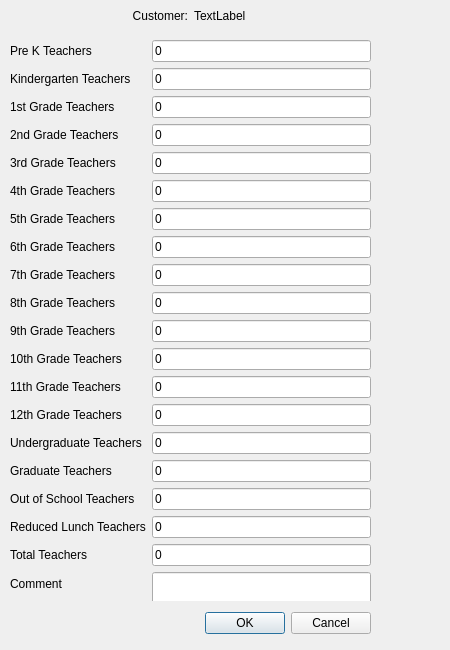
<?xml version="1.0" encoding="UTF-8"?>
<ui version="4.0">
 <class>Impact_Teacher</class>
 <widget class="QDialog" name="Impact_Teacher">
  <property name="windowModality">
   <enum>Qt::WindowModal</enum>
  </property>
  <property name="geometry">
   <rect>
    <x>0</x>
    <y>0</y>
    <width>450</width>
    <height>650</height>
   </rect>
  </property>
  <property name="sizePolicy">
   <sizepolicy hsizetype="Fixed" vsizetype="Fixed">
    <horstretch>0</horstretch>
    <verstretch>0</verstretch>
   </sizepolicy>
  </property>
  <property name="minimumSize">
   <size>
    <width>450</width>
    <height>650</height>
   </size>
  </property>
  <property name="maximumSize">
   <size>
    <width>450</width>
    <height>650</height>
   </size>
  </property>
  <property name="windowTitle">
   <string>Add/Edit Teacher Impact Numbers</string>
  </property>
  <widget class="QWidget" name="layoutWidget">
   <property name="geometry">
    <rect>
     <x>10</x>
     <y>610</y>
     <width>361</width>
     <height>27</height>
    </rect>
   </property>
   <layout class="QHBoxLayout" name="horizontalLayout">
    <item>
     <spacer name="horizontalSpacer">
      <property name="orientation">
       <enum>Qt::Horizontal</enum>
      </property>
      <property name="sizeHint" stdset="0">
       <size>
        <width>40</width>
        <height>20</height>
       </size>
      </property>
     </spacer>
    </item>
    <item>
     <widget class="QPushButton" name="_btnOK">
      <property name="enabled">
       <bool>true</bool>
      </property>
      <property name="text">
       <string>OK</string>
      </property>
     </widget>
    </item>
    <item>
     <widget class="QPushButton" name="_btnCancel">
      <property name="text">
       <string>Cancel</string>
      </property>
     </widget>
    </item>
   </layout>
  </widget>
  <widget class="QWidget" name="gridLayoutWidget_3">
   <property name="geometry">
    <rect>
     <x>10</x>
     <y>0</y>
     <width>361</width>
     <height>31</height>
    </rect>
   </property>
   <layout class="QGridLayout" name="gridLayout_3">
    <item row="0" column="0">
     <widget class="QLabel" name="label">
      <property name="text">
       <string>Customer:</string>
      </property>
      <property name="alignment">
       <set>Qt::AlignRight|Qt::AlignTrailing|Qt::AlignVCenter</set>
      </property>
     </widget>
    </item>
    <item row="0" column="2">
     <widget class="QLabel" name="_lblCustomer">
      <property name="text">
       <string>TextLabel</string>
      </property>
     </widget>
    </item>
   </layout>
  </widget>
  <widget class="QWidget" name="formLayoutWidget">
   <property name="geometry">
    <rect>
     <x>10</x>
     <y>40</y>
     <width>361</width>
     <height>561</height>
    </rect>
   </property>
   <layout class="QFormLayout" name="formLayout">
    <property name="fieldGrowthPolicy">
     <enum>QFormLayout::AllNonFixedFieldsGrow</enum>
    </property>
    <item row="0" column="0">
     <widget class="QLabel" name="preKStudentsLabel">
      <property name="text">
       <string>Pre K Teachers</string>
      </property>
     </widget>
    </item>
    <item row="0" column="1">
     <widget class="QLineEdit" name="preKStudentsLineEdit">
      <property name="inputMethodHints">
       <set>Qt::ImhDigitsOnly|Qt::ImhPreferNumbers</set>
      </property>
      <property name="inputMask">
       <string>00009; </string>
      </property>
      <property name="text">
       <string>0</string>
      </property>
      <property name="maxLength">
       <number>5</number>
      </property>
      <property name="cursorPosition">
       <number>1</number>
      </property>
     </widget>
    </item>
    <item row="1" column="0">
     <widget class="QLabel" name="kindergartenStudentsLabel">
      <property name="text">
       <string>Kindergarten Teachers</string>
      </property>
     </widget>
    </item>
    <item row="1" column="1">
     <widget class="QLineEdit" name="kindergartenStudentsLineEdit">
      <property name="inputMethodHints">
       <set>Qt::ImhDigitsOnly|Qt::ImhPreferNumbers</set>
      </property>
      <property name="inputMask">
       <string>00009; </string>
      </property>
      <property name="text">
       <string>0</string>
      </property>
      <property name="maxLength">
       <number>5</number>
      </property>
      <property name="cursorPosition">
       <number>1</number>
      </property>
     </widget>
    </item>
    <item row="2" column="0">
     <widget class="QLabel" name="1stGradeStudentsLabel">
      <property name="text">
       <string>1st Grade Teachers</string>
      </property>
     </widget>
    </item>
    <item row="2" column="1">
     <widget class="QLineEdit" name="s1stGradeStudentsLineEdit">
      <property name="inputMethodHints">
       <set>Qt::ImhDigitsOnly|Qt::ImhPreferNumbers</set>
      </property>
      <property name="inputMask">
       <string>00009; </string>
      </property>
      <property name="text">
       <string>0</string>
      </property>
      <property name="maxLength">
       <number>5</number>
      </property>
      <property name="cursorPosition">
       <number>1</number>
      </property>
     </widget>
    </item>
    <item row="3" column="0">
     <widget class="QLabel" name="2ndGradeStudentsLabel">
      <property name="text">
       <string>2nd Grade Teachers</string>
      </property>
     </widget>
    </item>
    <item row="3" column="1">
     <widget class="QLineEdit" name="s2ndGradeStudentsLineEdit">
      <property name="inputMethodHints">
       <set>Qt::ImhDigitsOnly|Qt::ImhPreferNumbers</set>
      </property>
      <property name="inputMask">
       <string>00009; </string>
      </property>
      <property name="text">
       <string>0</string>
      </property>
      <property name="maxLength">
       <number>5</number>
      </property>
      <property name="cursorPosition">
       <number>1</number>
      </property>
     </widget>
    </item>
    <item row="4" column="0">
     <widget class="QLabel" name="3rdGradeStudentsLabel">
      <property name="text">
       <string>3rd Grade Teachers</string>
      </property>
     </widget>
    </item>
    <item row="4" column="1">
     <widget class="QLineEdit" name="s3rdGradeStudentsLineEdit">
      <property name="inputMethodHints">
       <set>Qt::ImhDigitsOnly|Qt::ImhPreferNumbers</set>
      </property>
      <property name="inputMask">
       <string>00009; </string>
      </property>
      <property name="text">
       <string>0</string>
      </property>
      <property name="maxLength">
       <number>5</number>
      </property>
      <property name="cursorPosition">
       <number>1</number>
      </property>
     </widget>
    </item>
    <item row="5" column="0">
     <widget class="QLabel" name="4thGradeStudentsLabel">
      <property name="text">
       <string>4th Grade Teachers</string>
      </property>
     </widget>
    </item>
    <item row="5" column="1">
     <widget class="QLineEdit" name="s4thGradeStudentsLineEdit">
      <property name="inputMethodHints">
       <set>Qt::ImhDigitsOnly|Qt::ImhPreferNumbers</set>
      </property>
      <property name="inputMask">
       <string>00009; </string>
      </property>
      <property name="text">
       <string>0</string>
      </property>
      <property name="maxLength">
       <number>5</number>
      </property>
      <property name="cursorPosition">
       <number>1</number>
      </property>
     </widget>
    </item>
    <item row="6" column="0">
     <widget class="QLabel" name="5thGradeStudentsLabel">
      <property name="text">
       <string>5th Grade Teachers</string>
      </property>
     </widget>
    </item>
    <item row="6" column="1">
     <widget class="QLineEdit" name="s5thGradeStudentsLineEdit">
      <property name="inputMethodHints">
       <set>Qt::ImhDigitsOnly|Qt::ImhPreferNumbers</set>
      </property>
      <property name="inputMask">
       <string>00009; </string>
      </property>
      <property name="text">
       <string>0</string>
      </property>
      <property name="maxLength">
       <number>5</number>
      </property>
      <property name="cursorPosition">
       <number>1</number>
      </property>
     </widget>
    </item>
    <item row="7" column="0">
     <widget class="QLabel" name="6thGradeStudentsLabel">
      <property name="text">
       <string>6th Grade Teachers</string>
      </property>
     </widget>
    </item>
    <item row="7" column="1">
     <widget class="QLineEdit" name="s6thGradeStudentsLineEdit">
      <property name="inputMethodHints">
       <set>Qt::ImhDigitsOnly|Qt::ImhPreferNumbers</set>
      </property>
      <property name="inputMask">
       <string>00009; </string>
      </property>
      <property name="text">
       <string>0</string>
      </property>
      <property name="maxLength">
       <number>5</number>
      </property>
      <property name="cursorPosition">
       <number>1</number>
      </property>
     </widget>
    </item>
    <item row="8" column="0">
     <widget class="QLabel" name="7thGradeStudentsLabel">
      <property name="text">
       <string>7th Grade Teachers</string>
      </property>
     </widget>
    </item>
    <item row="8" column="1">
     <widget class="QLineEdit" name="s7thGradeStudentsLineEdit">
      <property name="inputMethodHints">
       <set>Qt::ImhDigitsOnly|Qt::ImhPreferNumbers</set>
      </property>
      <property name="inputMask">
       <string>00009; </string>
      </property>
      <property name="text">
       <string>0</string>
      </property>
      <property name="maxLength">
       <number>5</number>
      </property>
      <property name="cursorPosition">
       <number>1</number>
      </property>
     </widget>
    </item>
    <item row="9" column="0">
     <widget class="QLabel" name="8thGradeStudentsLabel">
      <property name="text">
       <string>8th Grade Teachers</string>
      </property>
     </widget>
    </item>
    <item row="9" column="1">
     <widget class="QLineEdit" name="s8thGradeStudentsLineEdit">
      <property name="inputMethodHints">
       <set>Qt::ImhDigitsOnly|Qt::ImhPreferNumbers</set>
      </property>
      <property name="inputMask">
       <string>00009; </string>
      </property>
      <property name="text">
       <string>0</string>
      </property>
      <property name="maxLength">
       <number>5</number>
      </property>
      <property name="cursorPosition">
       <number>1</number>
      </property>
     </widget>
    </item>
    <item row="10" column="0">
     <widget class="QLabel" name="9thGradeStudentsLabel">
      <property name="text">
       <string>9th Grade Teachers</string>
      </property>
     </widget>
    </item>
    <item row="10" column="1">
     <widget class="QLineEdit" name="s9thGradeStudentsLineEdit">
      <property name="inputMethodHints">
       <set>Qt::ImhDigitsOnly|Qt::ImhPreferNumbers</set>
      </property>
      <property name="inputMask">
       <string>00009; </string>
      </property>
      <property name="text">
       <string>0</string>
      </property>
      <property name="maxLength">
       <number>5</number>
      </property>
      <property name="cursorPosition">
       <number>1</number>
      </property>
     </widget>
    </item>
    <item row="11" column="0">
     <widget class="QLabel" name="10thGradeStudentsLabel">
      <property name="text">
       <string>10th Grade Teachers</string>
      </property>
     </widget>
    </item>
    <item row="11" column="1">
     <widget class="QLineEdit" name="s10thGradeStudentsLineEdit">
      <property name="inputMethodHints">
       <set>Qt::ImhDigitsOnly|Qt::ImhPreferNumbers</set>
      </property>
      <property name="inputMask">
       <string>00009; </string>
      </property>
      <property name="text">
       <string>0</string>
      </property>
      <property name="maxLength">
       <number>5</number>
      </property>
      <property name="cursorPosition">
       <number>1</number>
      </property>
     </widget>
    </item>
    <item row="12" column="0">
     <widget class="QLabel" name="11thGradeStudentsLabel">
      <property name="text">
       <string>11th Grade Teachers</string>
      </property>
     </widget>
    </item>
    <item row="12" column="1">
     <widget class="QLineEdit" name="s11thGradeStudentsLineEdit">
      <property name="inputMethodHints">
       <set>Qt::ImhDigitsOnly|Qt::ImhPreferNumbers</set>
      </property>
      <property name="inputMask">
       <string>00009; </string>
      </property>
      <property name="text">
       <string>0</string>
      </property>
      <property name="maxLength">
       <number>5</number>
      </property>
      <property name="cursorPosition">
       <number>1</number>
      </property>
     </widget>
    </item>
    <item row="13" column="0">
     <widget class="QLabel" name="12thGradeStudentsLabel">
      <property name="text">
       <string>12th Grade Teachers</string>
      </property>
     </widget>
    </item>
    <item row="13" column="1">
     <widget class="QLineEdit" name="s12thGradeStudentsLineEdit">
      <property name="inputMethodHints">
       <set>Qt::ImhDigitsOnly|Qt::ImhPreferNumbers</set>
      </property>
      <property name="inputMask">
       <string>00009; </string>
      </property>
      <property name="text">
       <string>0</string>
      </property>
      <property name="maxLength">
       <number>5</number>
      </property>
      <property name="cursorPosition">
       <number>1</number>
      </property>
     </widget>
    </item>
    <item row="14" column="0">
     <widget class="QLabel" name="undergraduateTeachersLabel">
      <property name="text">
       <string>Undergraduate Teachers</string>
      </property>
     </widget>
    </item>
    <item row="14" column="1">
     <widget class="QLineEdit" name="ungraduateTeachersLineEdit">
      <property name="inputMethodHints">
       <set>Qt::ImhDigitsOnly|Qt::ImhPreferNumbers</set>
      </property>
      <property name="inputMask">
       <string>00009; </string>
      </property>
      <property name="text">
       <string>0</string>
      </property>
     </widget>
    </item>
    <item row="15" column="0">
     <widget class="QLabel" name="graduateTeachersLabel">
      <property name="text">
       <string>Graduate Teachers</string>
      </property>
     </widget>
    </item>
    <item row="15" column="1">
     <widget class="QLineEdit" name="graduateTeachersLineEdit">
      <property name="inputMethodHints">
       <set>Qt::ImhDigitsOnly|Qt::ImhPreferNumbers</set>
      </property>
      <property name="inputMask">
       <string>00009; </string>
      </property>
      <property name="text">
       <string>0</string>
      </property>
     </widget>
    </item>
    <item row="16" column="0">
     <widget class="QLabel" name="outOfSchoolTeachersLabel">
      <property name="text">
       <string>Out of School Teachers</string>
      </property>
     </widget>
    </item>
    <item row="16" column="1">
     <widget class="QLineEdit" name="outOfSchoolTeachersLineEdit">
      <property name="inputMethodHints">
       <set>Qt::ImhDigitsOnly|Qt::ImhPreferNumbers</set>
      </property>
      <property name="inputMask">
       <string>00009; </string>
      </property>
      <property name="text">
       <string>0</string>
      </property>
     </widget>
    </item>
    <item row="17" column="0">
     <widget class="QLabel" name="reducedLunchTeachersLabel">
      <property name="text">
       <string>Reduced Lunch Teachers</string>
      </property>
     </widget>
    </item>
    <item row="17" column="1">
     <widget class="QLineEdit" name="reducedLunchTeachersLineEdit">
      <property name="inputMethodHints">
       <set>Qt::ImhDigitsOnly|Qt::ImhPreferNumbers</set>
      </property>
      <property name="inputMask">
       <string>00009; </string>
      </property>
      <property name="text">
       <string>0</string>
      </property>
     </widget>
    </item>
    <item row="18" column="0">
     <widget class="QLabel" name="totalTeachersLabel">
      <property name="text">
       <string>Total Teachers</string>
      </property>
     </widget>
    </item>
    <item row="18" column="1">
     <widget class="QLineEdit" name="totalTeachersLineEdit">
      <property name="inputMethodHints">
       <set>Qt::ImhDigitsOnly|Qt::ImhPreferNumbers</set>
      </property>
      <property name="inputMask">
       <string>00009; </string>
      </property>
      <property name="text">
       <string>0</string>
      </property>
      <property name="maxLength">
       <number>5</number>
      </property>
     </widget>
    </item>
    <item row="19" column="0">
     <widget class="QLabel" name="commentLabel">
      <property name="text">
       <string>Comment</string>
      </property>
     </widget>
    </item>
    <item row="19" column="1">
     <widget class="QLineEdit" name="commentLineEdit">
      <property name="minimumSize">
       <size>
        <width>0</width>
        <height>60</height>
       </size>
      </property>
      <property name="alignment">
       <set>Qt::AlignLeading|Qt::AlignLeft|Qt::AlignTop</set>
      </property>
     </widget>
    </item>
   </layout>
  </widget>
 </widget>
 <resources/>
 <connections/>
</ui>
